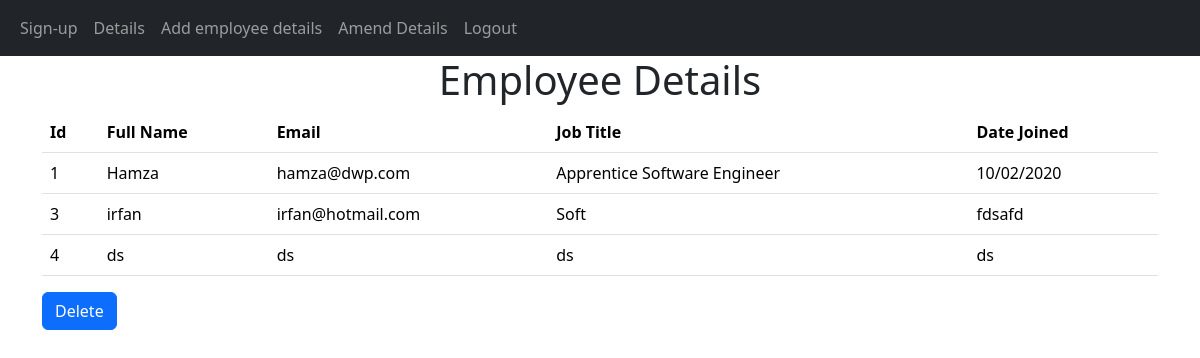
The page /detailsPage (signed in) on the database as committed earlier.
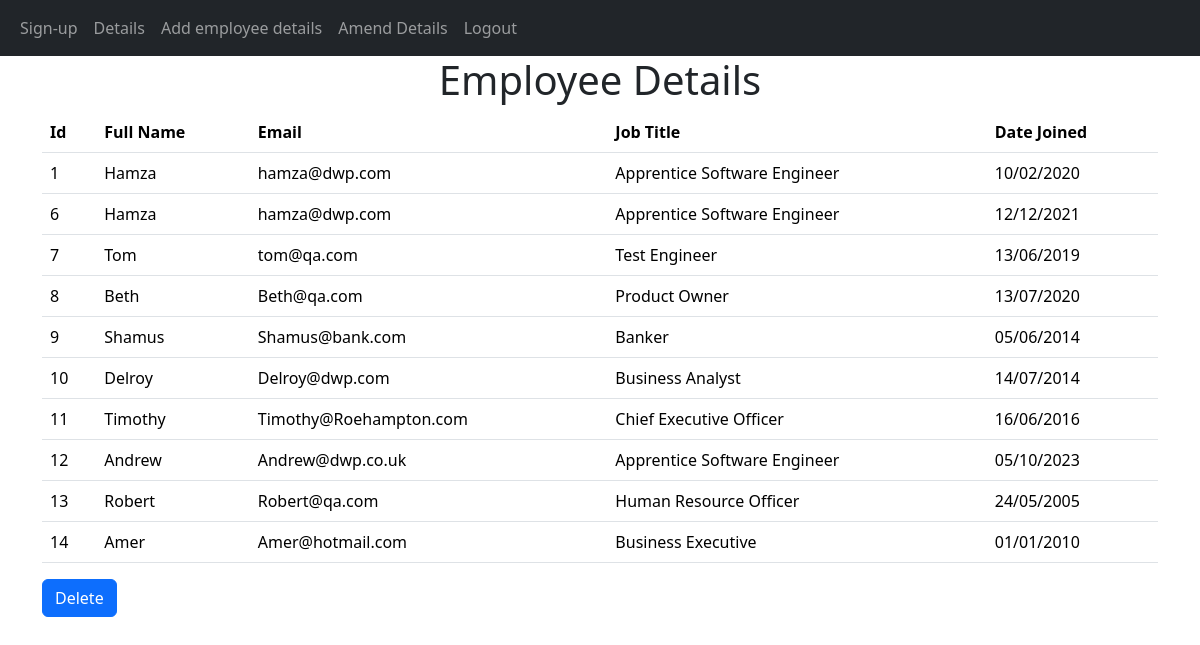
The same page on the database as committed later.
### website/models.py (models this page shows)
class Details(db.Model):
  id = db.Column(db.Integer, primary_key=True)
  full_name = db.Column(db.String(150))
  email = db.Column(db.String(150))
  job_title = db.Column(db.String(150))
  date_joined = db.Column(db.String(150))
  author = db.Column(db.Integer, db.ForeignKey('user.id', ondelete = "CASCADE"), nullable = False)

### website/detailsPage.py (the view)
@detailsPage.route("/detailsPage")
@login_required
def details():
  details = Details.query.all()
  return render_template("details.html", user = current_user,details=details)

### website/templates/details.html (shortened to what this page needs)
{% extends "base.html" %}
{% block content %}
<h1 align="center">Employee Details</h1>
<div id="details">
  <table class="table">
    <thead>
      <tr>
        <th scope="col">Id</th>
        <th scope="col">Full Name</th>
        <th scope="col">Email</th>
        <th scope="col">Job Title</th>
        <th scope="col">Date Joined</th>
      </tr>
    </thead>
{% for detail in details %}
  <tbody>
<tr>
  <td>{{detail.id}}</td>
  <td>{{detail.full_name}}</td>
  <td>{{detail.email}}</td>
  <td>{{detail.job_title}}</td>
  <td>{{detail.date_joined}}</td>
</tr>
</tbody>
{% endfor %}
</table>
</div>
{% if user.admin == "1" %}
<form action="/delete" method="get">
  <button name="deleteButton" type="submit" class="btn btn-primary">Delete</button>
</form>
{% endif %}
{% endblock %}

### website/templates/base.html (shortened to what this page needs)
<!DOCTYPE html>
<html lang="en">
<head>
  <link href="https://cdn.jsdelivr.net/npm/bootstrap@5.3.1/dist/css/bootstrap.min.css" rel="stylesheet">
</head>
<body>
  <nav class ="navbar navbar-expand-lg navbar-dark bg-dark">
    <div class ="container-fluid">
    <div class = "collapse navbar-collapse" id = "navbar">
      <div class ="navbar-nav">
        <a class = "nav-item nav-link" href="/sign-up">Sign-up</a>
        <a class = "nav-item nav-link" href="/detailsPage">Details</a>
        <a class = "nav-item nav-link" href="/post">Add employee details</a>
        <a class = "nav-item nav-link" href="/update">Amend Details</a>
        <a class = "nav-item nav-link" href="/logout">Logout</a>
      </div>
    </div>
  </div>
  </nav>
  <div class = "container">
    {% block content %}{% endblock %}
  </div>
</body>
</html>

Rows that differ between the two databases and show on the page:
removed Details: id "3", full_name "irfan", email "irfan@hotmail.com", job_title "Soft", date_joined "fdsafd"
removed Details: id "4", full_name "ds", email "ds", job_title "ds", date_joined "ds"
added Details: id "6", full_name "Hamza", email "hamza@dwp.com", job_title "Apprentice Software Engineer", date_joined "12/12/2021"
added Details: id "7", full_name "Tom", email "tom@qa.com", job_title "Test Engineer", date_joined "13/06/2019"
added Details: id "8", full_name "Beth", email "Beth@qa.com", job_title "Product Owner", date_joined "13/07/2020"
added Details: id "9", full_name "Shamus", email "Shamus@bank.com", job_title "Banker", date_joined "05/06/2014"
added Details: id "10", full_name "Delroy", email "Delroy@dwp.com", job_title "Business Analyst", date_joined "14/07/2014"
added Details: id "11", full_name "Timothy", email "Timothy@Roehampton.com", job_title "Chief Executive Officer", date_joined "16/06/2016"
added Details: id "12", full_name "Andrew", email "Andrew@dwp.co.uk", job_title "Apprentice Software Engineer", date_joined "05/10/2023"
added Details: id "13", full_name "Robert", email "Robert@qa.com", job_title "Human Resource Officer", date_joined "24/05/2005"
added Details: id "14", full_name "Amer", email "Amer@hotmail.com", job_title "Business Executive", date_joined "01/01/2010"
